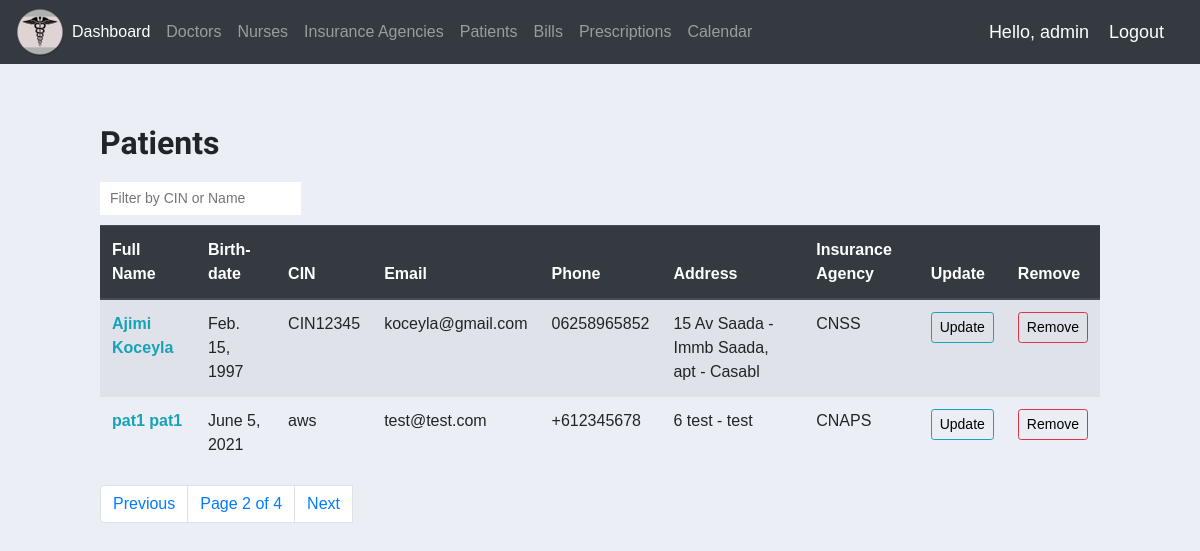
Screenshot of /list_entities/patient?page=2 (signed in) with the database file from the repository.
### mainapp/models.py (models this page shows, shortened)
class CommonInfo(models.Model):
    SEX = (
        ('Male', 'Male'),
        ('Female', 'Female'),
    )
    first_name = models.CharField(max_length=80, null=True)
    last_name = models.CharField(max_length=80, null=True)
    birth_date = models.DateField(null=True)
    sex = models.CharField(max_length=10, choices=SEX, null=True)
    cin = models.CharField(max_length=15, null=True)
    phone_nb = models.CharField(max_length=30, null=True)
    address = models.ForeignKey(Address, null=True, on_delete=models.SET_NULL)
    objects = models.Manager()
    class Meta:
        abstract = True

class Patient(CommonInfo):
    user = models.OneToOneField(User, null=True, on_delete=models.CASCADE)
    email = models.EmailField(null=True)
    insur_acc_nb = models.OneToOneField(InsuranceAccount, null=True, on_delete=models.SET_NULL)
    weight = models.IntegerField(validators=[
        MaxValueValidator(200),
        MinValueValidator(1)
    ], null=True)
    allergies = models.CharField(max_length=200, null=True)

class Address(models.Model):
    streetNb = models.IntegerField()
    AptFloor = models.CharField(max_length=200)
    city = models.CharField(max_length=60)

class InsuranceAccount(models.Model):
    insur_acc_nb = models.CharField(max_length=60)
    insuranceAgency = models.ForeignKey(
        InsuranceAgency,
        null=True,
        on_delete=models.CASCADE,
    )

class InsuranceAgency(models.Model):
    name = models.CharField(max_length=200)
    email = models.EmailField()
    phone_nb = models.CharField(max_length=30)
    address = models.ForeignKey(Address, null=True, on_delete=models.SET_NULL)
    repayment_rate = models.IntegerField(validators=[
        MaxValueValidator(100),
        MinValueValidator(1)
    ])
    def __str__(self):
        return self.name

### mainapp/decorators.py (the view)
        def wrapper_func(request, *args, **kwargs):
            group = None
            if request.user.groups.exists():
                group = request.user.groups.all()[0].name
            if group in allowed_roles:
                return view_func(request, *args, **kwargs)
            else:
                return redirect('home')

### mainapp/templatetags/usergroup_tag.py (called while the page is built)
@register.filter(name='has_group')
def has_group(user, group_name):
    return user.groups.filter(name=group_name).exists()

### mainapp/templates/mainapp/entities/patients.html (shortened to what this page needs)
{% extends "base.html" %}
{% load static %}
{% block content %}
<div class="table-wrapper">
        <div class="table-title">
            <div class="row">
                <div class="col-sm-10">
                    <h2><b>Patients</b></h2>
                    <input type="search" id="search" placeholder="Filter by CIN or Name">
                </div>
            </div>
        </div>
        <table class="table table-striped">
            <thead class="thead-dark">
                <tr>
                  <th scope="col">Full Name</th>
                  <th scope="col">Birth-date</th>
                  <th scope="col">CIN</th>
                  <th scope="col">Email</th>
                  <th scope="col">Phone</th>
                  <th scope="col">Address</th>
                  <th scope="col">Insurance Agency</th>
                  <th scope="col">Update</th>
                  <th scope="col">Remove</th>
                </tr>
            </thead>
            <tbody>
                {% for item in items %}
                    <tr>
                      <th id="fullname" scope="row"><a href="{% url 'patient' item.id %}">{{ item.last_name }} {{ item.first_name }}</a></th>
                      <td>{{ item.birth_date }}</td>
                      <td id="cin">{{ item.cin }}</td>
                      <td>{{ item.email }}</td>
                      <td>{{ item.phone_nb }}</td>
                      <td>{{ item.address.streetNb }} {{ item.address.AptFloor }} - {{ item.address.city }} </td>
                      <td>{{ item.insur_acc_nb.insuranceAgency }}</td>
                      <td><a class="btn btn-sm btn-info" href="{% url 'update' item.id 'patient' %}">Update</a></td>
                      <td><a class="btn btn-sm btn-danger" href="{% url 'delete' item.id 'patient' %}" >Remove</a></td>
                    </tr>
                {% endfor %}
            </tbody>
        </table>
</div>
{% include '../../pagination.html' with page=items %}
{% endblock %}

### mainapp/templates/navbar.html (shortened to what this page needs)
{% load static %}
{% load usergroup_tag %}
<nav class="navbar navbar-expand-lg navbar-dark bg-dark">
  <img src="{% static 'images/medlogo.ico' %}">
  <div class="collapse navbar-collapse" id="navbarTogglerDemo02">
    <ul class="navbar-nav mr-auto mt-2 mt-lg-0">
      <li class="nav-item active">
        {% if request.user|has_group:"admin" %}
        <a class="nav-link" href="{% url 'dashboard'  %}">Dashboard <span class="sr-only">(current)</span></a>
        {% else %}
          <a class="nav-link" href="{% url 'home'  %}">Home <span class="sr-only">(current)</span></a>
        {% endif %}
      </li>
      {% if request.user|has_group:"patient" %}
        <li class="nav-item">
          <a class="nav-link" href="{% url 'patientDocs' 'document' %}">My documents</a>
        </li>
        <li class="nav-item">
          <a class="nav-link" href="{% url 'patientDocs' 'prescription' %}">My prescriptions</a>
        </li>
        <li class="nav-item">
          <a class="nav-link" href="{% url 'patientDocs' 'bill' %}">My bills</a>
        </li>
        <li class="nav-item">
          <a class="nav-link" href="{% url 'patientDocs' 'insurance' %}">My insurance</a>
        </li>
        <li class="nav-item">
          <a class="nav-link" href="{% url 'calendar' %}">Make an appointment</a>
        </li>
      {% elif request.user|has_group:"admin" %}
        <li class="nav-item">
          <a class="nav-link" href="{% url 'list_entities' 'doctor' %}">Doctors</a>
        </li>
        <li class="nav-item">
          <a class="nav-link" href="{% url 'list_entities' 'nurse' %}">Nurses</a>
        </li>
        <li class="nav-item">
          <a class="nav-link" href="{% url 'list_entities' 'agency' %}">Insurance Agencies</a>
        </li>
        <li class="nav-item">
          <a class="nav-link" href="{% url 'list_entities' 'patient' %}">Patients</a>
        </li>
        <li class="nav-item">
          <a class="nav-link" href="{% url 'list_entities' 'bill' %}">Bills</a>
        </li>
        <li class="nav-item">
          <a class="nav-link" href="{% url 'list_entities' 'prescription' %}">Prescriptions</a>
        </li>
        <li class="nav-item">
          <a class="nav-link" href="{% url 'calendar'  %}">Calendar</a>
        </li>
      {% endif %}
    </ul>
  </div>
  <span class="hello-msg">Hello, {{ request.user }}</span>
  <span><a class="hello-msg" href="{% url 'logout' %}">Logout</a></span>
</nav>

### mainapp/static/css/base.css (style rules this page uses)
body { margin:0; padding:0; font-family:helvetica, sans-serif; background-color:rgb(208,0,0); }
a { color:#12c064; text-decoration:none; }
h1, h2, h3, h4, h5 , h6 { font-family: 'Muli', sans-serif; font-weight:normal; }
h2 { margin:30px 0 20px; }
input, textarea { margin:0 0 10px; background-color:#fff; border: 2px; padding:6px 10px; font-size:14px; }

### mainapp/static/css/calendar.css (style rules this page uses)
ul { height: 100%; padding: 0px 5px 0px 20px; }
a { color: #17a2b8; }
.btn { outline: none; color: black; background-color: transparent; box-shadow: 0 0 0 0; }

### mainapp/templates/navbar.html (style rules this page uses)
.hello-msg { font-size:18px; color:#fff; margin-right:20px; }

### rows the page displays
Patient: last_name "Ajimi", first_name "Koceyla", birth_date "Feb. 15, 1997", cin "CIN12345", email "koceyla@gmail.com", phone_nb "06258965852", address.streetNb "15", address.AptFloor "Av Saada - Immb Saada, apt", address.city "Casabl", insur_acc_nb.insuranceAgency "CNSS"
Patient: last_name "pat1", first_name "pat1", birth_date "June 5, 2021", cin "aws", email "test@test.com", phone_nb "+612345678", address.streetNb "6", address.AptFloor "test", address.city "test", insur_acc_nb.insuranceAgency "CNAPS"

### other values shown
{{ request.user }} "admin"
{{ page.number }} "2"
{{ page.paginator.num_pages }} "4"
